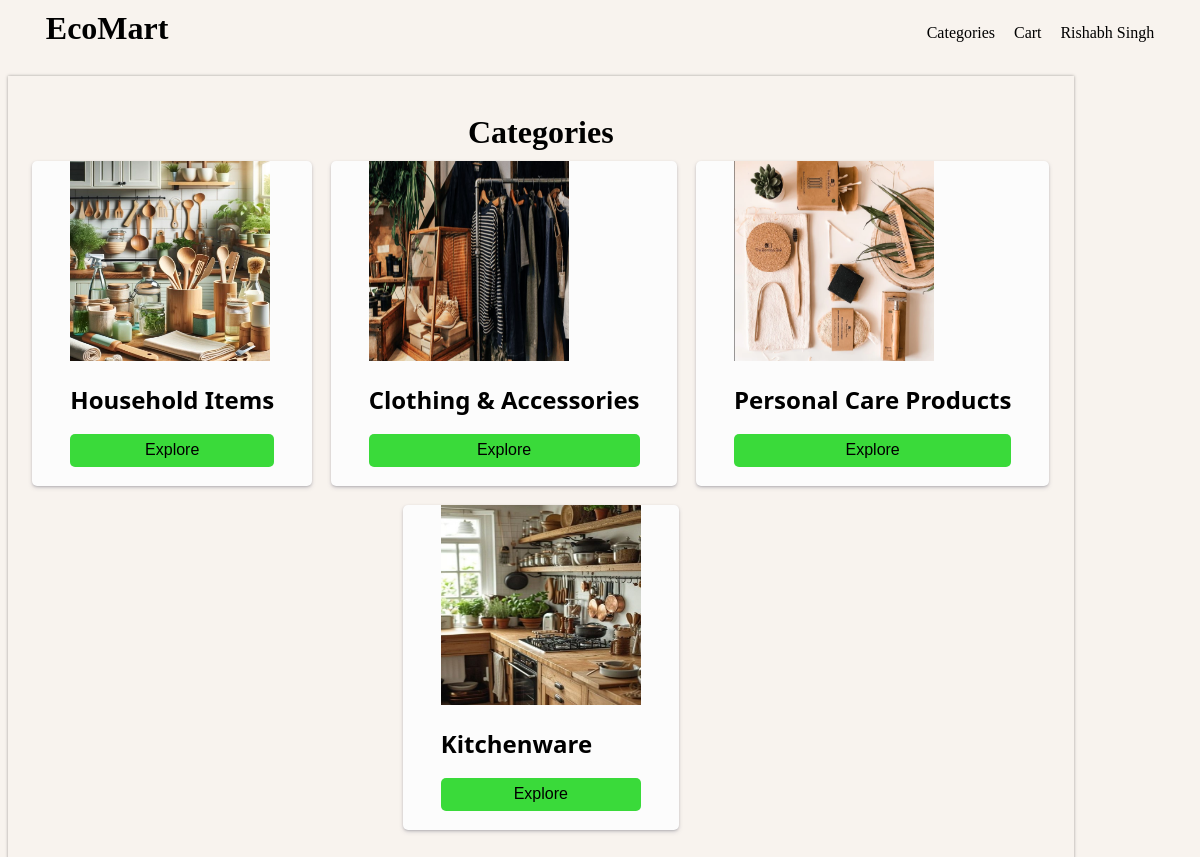
Before: /category/ (signed in) with the older database file.
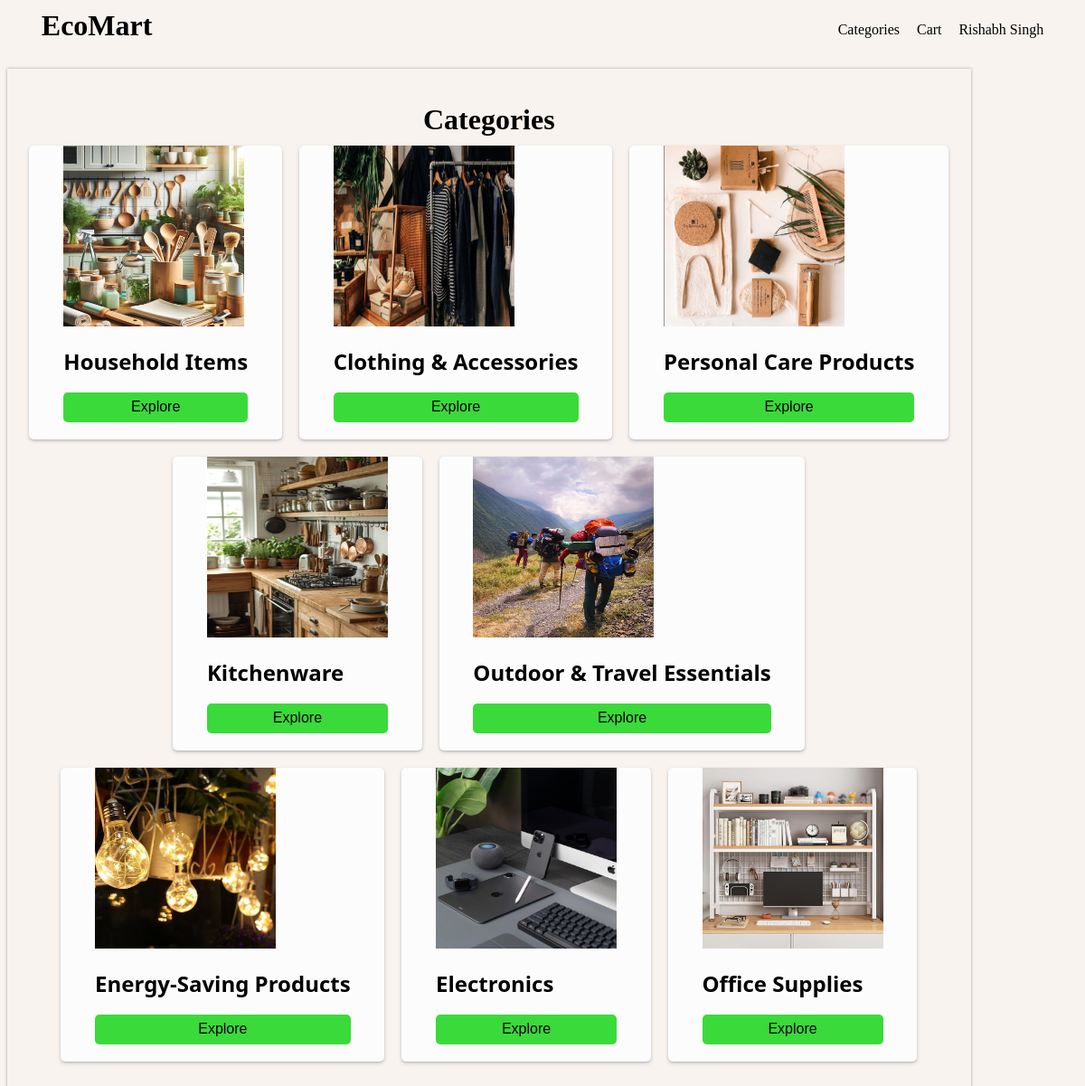
After: the same page with the newer database file.
### vault.py (models this page shows, shortened)
class User(Base):
    __tablename__ = 'users'
    id = Column(Integer, primary_key=True, autoincrement=True)
    name = Column('name',String)
    email = Column('email',String)
    password = Column('password', String)
    address = Column('address', String)
    phone_number = Column('phone_number', String)
    admin = Column('admin', Integer, default=0)

class Category(Base):
    __tablename__ = 'categories'
    id = Column(Integer, primary_key=True, autoincrement=True)
    name = Column('name',String)
    image = Column('image',String)
    date = Column('date',String)

### user_routes.py (the view)
@app.route('/category/')
def category():
    if 'user' in session:
        categories = agent.query(Category).all()
        user = agent.query(User).filter(User.id == session['user']).first()
        return render_template('user/category.html', categories=categories, user=user)
    else:
        return render_template('login/new.html')

### templates/user/category.html (shortened to what this page needs)
<!DOCTYPE html>
<html lang="en">
  <head>
    <link
      rel="stylesheet"
      type="text/css"
      href="{{ url_for('static',filename='styles/style.css') }}"
    />
  </head>
  <body>
    <div class="main">
      <div class="navigation">
        <a href="/">
          <h1>EcoMart</h1>
        </a>
        <div class="right-nav">
          <p><a href="/cart/{{user.id}}">Categories</a></p>
          <p><a href="/cart/{{user.id}}">Cart</a></p>
          <div class="dropdown">
            <p class="my-name">{{user.name}}</p>
          </div>
        </div>
      </div>
      <br />
      <div class="category">
        <h1>Categories</h1>
        <div class="product-list">
          {% for category in categories %}
          <div class="product">
            <div class="product-image">
              <img src="/static/assets/{{category.image}}" alt="" />
            </div>
            <div class="product-info">
              <br />
              <h2 class="product-name">{{category.name}}</h2>
              <br />
              <button
                class="add-to-cart"
                onclick="location.href='/home#{{category.name}}'"
              >
                Explore
              </button>
            </div>
          </div>
          {% endfor %}
        </div>
      </div>
    </div>
  </body>
</html>

### static/styles/style.css (style rules this page uses)
.product { width: fit-content; padding: 0cm 1cm 0.5cm 1cm; box-shadow: rgba(50, 50, 93, 0.25) 0px 2px 5px -1px, rgba(0, 0, 0, 0.3) 0px 1px 3px -1px; border-radius: 5px; background-color: rgb(252, 252, 252); }
.product-name { font-family: Noto Sans; }
.navigation { display: flex; padding: 0cm 1cm; align-items: center; justify-content: space-between; }
.my-name { cursor: pointer; }
.right-nav { display: flex; column-gap: 0.5cm; }
.dropdown { position: relative; display: inline-block; }
.add-to-cart { font-size: 16px; width: 100%; padding: 0.2cm; border: none; border-radius: 5px; background-color: #3ada3a; cursor: pointer; }
h2 { margin: 0px 0px; }
.category { display: flex; flex-direction: column; align-items: center; max-width: 90%; box-shadow: rgba(0, 0, 0, 0.35) 0px 0px 3px; padding: 1cm 0cm; }
.product-list { display: flex; flex-wrap: wrap; justify-content: center; column-gap: 0.5cm; row-gap: 0.5cm; }
img { width: 200px; height: 200px; }
h1 { margin: 0px 0px 10px 0px; }
a { text-decoration: none; color: black; }
body { background-color: rgb(248, 243, 238); }

Changed rows visible on the page:
added Category: image (picture), name "Outdoor & Travel Essentials"
added Category: image (picture), name "Energy-Saving Products"
added Category: image (picture), name "Electronics"
added Category: image (picture), name "Office Supplies"
